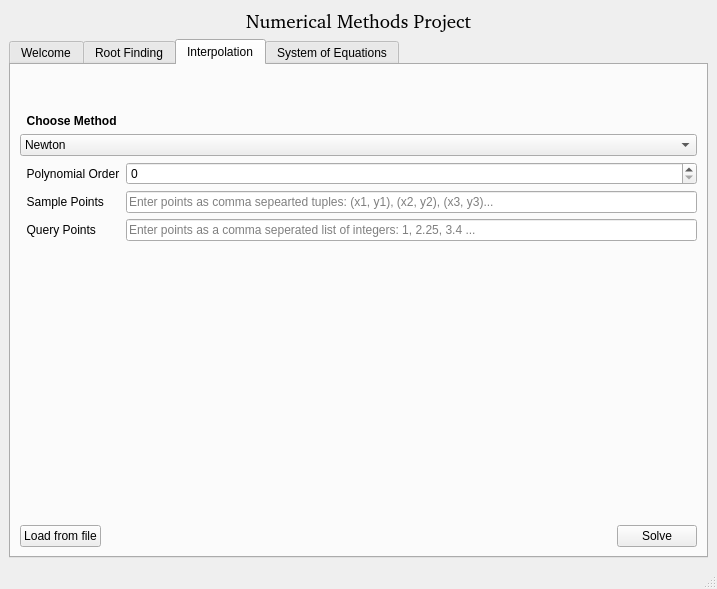
<?xml version="1.0" encoding="UTF-8"?>
<ui version="4.0">
 <class>MainWindow</class>
 <widget class="QMainWindow" name="MainWindow">
  <property name="geometry">
   <rect>
    <x>0</x>
    <y>0</y>
    <width>717</width>
    <height>589</height>
   </rect>
  </property>
  <property name="windowTitle">
   <string>MainWindow</string>
  </property>
  <widget class="QWidget" name="centralwidget">
   <layout class="QVBoxLayout" name="verticalLayout_10">
    <item>
     <widget class="QLabel" name="label_26">
      <property name="font">
       <font>
        <family>Roboto [GOOG]</family>
        <pointsize>14</pointsize>
        <weight>50</weight>
        <bold>false</bold>
       </font>
      </property>
      <property name="text">
       <string>Numerical Methods Project</string>
      </property>
      <property name="alignment">
       <set>Qt::AlignCenter</set>
      </property>
     </widget>
    </item>
    <item>
     <widget class="QTabWidget" name="rootLoadBtn">
      <property name="sizePolicy">
       <sizepolicy hsizetype="Expanding" vsizetype="Expanding">
        <horstretch>0</horstretch>
        <verstretch>0</verstretch>
       </sizepolicy>
      </property>
      <property name="toolTip">
       <string>&lt;html&gt;&lt;head/&gt;&lt;body&gt;&lt;p&gt;Solves a system of equations using Gauss Jordan method.&lt;/p&gt;&lt;/body&gt;&lt;/html&gt;</string>
      </property>
      <property name="whatsThis">
       <string>&lt;html&gt;&lt;head/&gt;&lt;body&gt;&lt;p&gt;Solves a system of equations using Gauss Jordan method.&lt;/p&gt;&lt;/body&gt;&lt;/html&gt;</string>
      </property>
      <property name="currentIndex">
       <number>2</number>
      </property>
      <widget class="QWidget" name="tab_0">
       <property name="accessibleName">
        <string/>
       </property>
       <attribute name="title">
        <string>Welcome</string>
       </attribute>
       <layout class="QVBoxLayout" name="verticalLayout_16">
        <item>
         <spacer name="verticalSpacer_7">
          <property name="orientation">
           <enum>Qt::Vertical</enum>
          </property>
          <property name="sizeType">
           <enum>QSizePolicy::Minimum</enum>
          </property>
          <property name="sizeHint" stdset="0">
           <size>
            <width>20</width>
            <height>40</height>
           </size>
          </property>
         </spacer>
        </item>
        <item>
         <widget class="QTextBrowser" name="textBrowser">
          <property name="html">
           <string>&lt;!DOCTYPE HTML PUBLIC &quot;-//W3C//DTD HTML 4.0//EN&quot; &quot;http://www.w3.org/TR/REC-html40/strict.dtd&quot;&gt;
&lt;html&gt;&lt;head&gt;&lt;meta name=&quot;qrichtext&quot; content=&quot;1&quot; /&gt;&lt;style type=&quot;text/css&quot;&gt;
p, li { white-space: pre-wrap; }
&lt;/style&gt;&lt;/head&gt;&lt;body style=&quot; font-family:'Sans Serif'; font-size:9pt; font-weight:400; font-style:normal;&quot;&gt;
&lt;p align=&quot;center&quot; style=&quot; margin-top:0px; margin-bottom:0px; margin-left:0px; margin-right:0px; -qt-block-indent:0; text-indent:0px;&quot;&gt;much numbers&lt;/p&gt;
&lt;p align=&quot;center&quot; style=&quot; margin-top:0px; margin-bottom:0px; margin-left:0px; margin-right:0px; -qt-block-indent:0; text-indent:0px;&quot;&gt;very accuracy&lt;/p&gt;
&lt;p align=&quot;center&quot; style=&quot; margin-top:0px; margin-bottom:0px; margin-left:0px; margin-right:0px; -qt-block-indent:0; text-indent:0px;&quot;&gt;so error&lt;/p&gt;
&lt;p align=&quot;center&quot; style=&quot;-qt-paragraph-type:empty; margin-top:0px; margin-bottom:0px; margin-left:0px; margin-right:0px; -qt-block-indent:0; text-indent:0px;&quot;&gt;&lt;br /&gt;&lt;/p&gt;&lt;/body&gt;&lt;/html&gt;</string>
          </property>
         </widget>
        </item>
       </layout>
      </widget>
      <widget class="QWidget" name="tab_1">
       <attribute name="title">
        <string>Root Finding</string>
       </attribute>
       <layout class="QVBoxLayout" name="verticalLayout_14">
        <item>
         <spacer name="verticalSpacer_4">
          <property name="orientation">
           <enum>Qt::Vertical</enum>
          </property>
          <property name="sizeType">
           <enum>QSizePolicy::Minimum</enum>
          </property>
          <property name="sizeHint" stdset="0">
           <size>
            <width>20</width>
            <height>40</height>
           </size>
          </property>
         </spacer>
        </item>
        <item>
         <widget class="QLabel" name="label_8">
          <property name="sizePolicy">
           <sizepolicy hsizetype="Preferred" vsizetype="Fixed">
            <horstretch>0</horstretch>
            <verstretch>0</verstretch>
           </sizepolicy>
          </property>
          <property name="font">
           <font>
            <weight>75</weight>
            <bold>true</bold>
           </font>
          </property>
          <property name="text">
           <string>  Choose Method</string>
          </property>
         </widget>
        </item>
        <item>
         <widget class="QComboBox" name="rootComboBox">
          <property name="currentText">
           <string>General Algorithm</string>
          </property>
          <item>
           <property name="text">
            <string>General Algorithm</string>
           </property>
          </item>
          <item>
           <property name="text">
            <string>Bisection</string>
           </property>
          </item>
          <item>
           <property name="text">
            <string>Regula Falsi</string>
           </property>
          </item>
          <item>
           <property name="text">
            <string>Fixed Point</string>
           </property>
          </item>
          <item>
           <property name="text">
            <string>Newton-Raphson</string>
           </property>
          </item>
          <item>
           <property name="text">
            <string>Secant</string>
           </property>
          </item>
          <item>
           <property name="text">
            <string>Birge Vieta</string>
           </property>
          </item>
         </widget>
        </item>
        <item>
         <layout class="QFormLayout" name="formLayout_4">
          <item row="0" column="0">
           <widget class="QLabel" name="label_19">
            <property name="text">
             <string>  f(x)</string>
            </property>
           </widget>
          </item>
          <item row="0" column="1">
           <widget class="QLineEdit" name="rootFx"/>
          </item>
          <item row="1" column="0">
           <widget class="QLabel" name="rootX0Label">
            <property name="text">
             <string>  X0</string>
            </property>
           </widget>
          </item>
          <item row="1" column="1">
           <widget class="QDoubleSpinBox" name="rootX0">
            <property name="decimals">
             <number>10</number>
            </property>
            <property name="minimum">
             <double>-999999999.999999046325684</double>
            </property>
            <property name="maximum">
             <double>999999999.999999046325684</double>
            </property>
           </widget>
          </item>
          <item row="2" column="0">
           <widget class="QLabel" name="rootX1Label">
            <property name="text">
             <string>  X1</string>
            </property>
           </widget>
          </item>
          <item row="2" column="1">
           <widget class="QDoubleSpinBox" name="rootX1">
            <property name="decimals">
             <number>10</number>
            </property>
            <property name="minimum">
             <double>-999999999.999999046325684</double>
            </property>
            <property name="maximum">
             <double>999999999.999999046325684</double>
            </property>
            <property name="value">
             <double>1.000000000000000</double>
            </property>
           </widget>
          </item>
         </layout>
        </item>
        <item>
         <widget class="Line" name="line">
          <property name="orientation">
           <enum>Qt::Horizontal</enum>
          </property>
         </widget>
        </item>
        <item>
         <widget class="QLabel" name="label_27">
          <property name="sizePolicy">
           <sizepolicy hsizetype="Preferred" vsizetype="Fixed">
            <horstretch>0</horstretch>
            <verstretch>0</verstretch>
           </sizepolicy>
          </property>
          <property name="font">
           <font>
            <weight>75</weight>
            <bold>true</bold>
           </font>
          </property>
          <property name="text">
           <string>  Conditions</string>
          </property>
         </widget>
        </item>
        <item>
         <layout class="QFormLayout" name="formLayout_8">
          <item row="0" column="0">
           <widget class="QLabel" name="label_28">
            <property name="text">
             <string>  Max Iterations</string>
            </property>
           </widget>
          </item>
          <item row="1" column="0">
           <widget class="QLabel" name="label_29">
            <property name="text">
             <string>  Percision</string>
            </property>
           </widget>
          </item>
          <item row="1" column="1">
           <widget class="QDoubleSpinBox" name="rootPercision">
            <property name="decimals">
             <number>10</number>
            </property>
            <property name="minimum">
             <double>-999999999.999999046325684</double>
            </property>
            <property name="maximum">
             <double>999999999.999999046325684</double>
            </property>
            <property name="value">
             <double>0.000100000000000</double>
            </property>
           </widget>
          </item>
          <item row="0" column="1">
           <widget class="QSpinBox" name="rootMaxIterations">
            <property name="minimum">
             <number>1</number>
            </property>
            <property name="maximum">
             <number>1000</number>
            </property>
            <property name="value">
             <number>50</number>
            </property>
           </widget>
          </item>
         </layout>
        </item>
        <item>
         <spacer name="verticalSpacer_2">
          <property name="orientation">
           <enum>Qt::Vertical</enum>
          </property>
          <property name="sizeHint" stdset="0">
           <size>
            <width>20</width>
            <height>40</height>
           </size>
          </property>
         </spacer>
        </item>
        <item>
         <layout class="QHBoxLayout" name="horizontalLayout_12">
          <item>
           <widget class="QPushButton" name="rootLoadBtn_2">
            <property name="text">
             <string>Load from file</string>
            </property>
           </widget>
          </item>
          <item>
           <spacer name="horizontalSpacer">
            <property name="orientation">
             <enum>Qt::Horizontal</enum>
            </property>
            <property name="sizeHint" stdset="0">
             <size>
              <width>40</width>
              <height>20</height>
             </size>
            </property>
           </spacer>
          </item>
          <item>
           <widget class="QPushButton" name="rootSolveBtn">
            <property name="text">
             <string>Solve</string>
            </property>
           </widget>
          </item>
         </layout>
        </item>
       </layout>
      </widget>
      <widget class="QWidget" name="tab_2">
       <attribute name="title">
        <string>Interpolation</string>
       </attribute>
       <layout class="QVBoxLayout" name="verticalLayout_15">
        <item>
         <spacer name="verticalSpacer_5">
          <property name="orientation">
           <enum>Qt::Vertical</enum>
          </property>
          <property name="sizeType">
           <enum>QSizePolicy::Minimum</enum>
          </property>
          <property name="sizeHint" stdset="0">
           <size>
            <width>20</width>
            <height>40</height>
           </size>
          </property>
         </spacer>
        </item>
        <item>
         <widget class="QLabel" name="label_25">
          <property name="font">
           <font>
            <weight>75</weight>
            <bold>true</bold>
           </font>
          </property>
          <property name="text">
           <string>  Choose Method</string>
          </property>
         </widget>
        </item>
        <item>
         <widget class="QComboBox" name="interpolationComboBox">
          <property name="currentText">
           <string>Newton</string>
          </property>
          <item>
           <property name="text">
            <string>Newton</string>
           </property>
          </item>
          <item>
           <property name="text">
            <string>Lagrange</string>
           </property>
          </item>
         </widget>
        </item>
        <item>
         <layout class="QFormLayout" name="formLayout_5">
          <item row="0" column="0">
           <widget class="QLabel" name="label_22">
            <property name="text">
             <string>  Polynomial Order</string>
            </property>
           </widget>
          </item>
          <item row="1" column="0">
           <widget class="QLabel" name="label_23">
            <property name="text">
             <string>  Sample Points</string>
            </property>
           </widget>
          </item>
          <item row="1" column="1">
           <widget class="QLineEdit" name="interpolationSampleLineEdit">
            <property name="placeholderText">
             <string>Enter points as comma sepearted tuples: (x1, y1), (x2, y2), (x3, y3)...</string>
            </property>
           </widget>
          </item>
          <item row="2" column="0">
           <widget class="QLabel" name="label_24">
            <property name="text">
             <string>  Query Points</string>
            </property>
           </widget>
          </item>
          <item row="2" column="1">
           <widget class="QLineEdit" name="interpolationQueryLineEdit">
            <property name="placeholderText">
             <string>Enter points as a comma seperated list of integers: 1, 2.25, 3.4 ...</string>
            </property>
           </widget>
          </item>
          <item row="0" column="1">
           <widget class="QSpinBox" name="interpolationOrderLineEdit"/>
          </item>
         </layout>
        </item>
        <item>
         <spacer name="verticalSpacer">
          <property name="orientation">
           <enum>Qt::Vertical</enum>
          </property>
          <property name="sizeHint" stdset="0">
           <size>
            <width>20</width>
            <height>40</height>
           </size>
          </property>
         </spacer>
        </item>
        <item>
         <layout class="QHBoxLayout" name="horizontalLayout_13">
          <item>
           <widget class="QPushButton" name="interpolationLoadBtn">
            <property name="text">
             <string>Load from file</string>
            </property>
           </widget>
          </item>
          <item>
           <spacer name="horizontalSpacer_2">
            <property name="orientation">
             <enum>Qt::Horizontal</enum>
            </property>
            <property name="sizeHint" stdset="0">
             <size>
              <width>40</width>
              <height>20</height>
             </size>
            </property>
           </spacer>
          </item>
          <item>
           <widget class="QPushButton" name="interpolationSolveBtn">
            <property name="text">
             <string>Solve</string>
            </property>
           </widget>
          </item>
         </layout>
        </item>
       </layout>
      </widget>
      <widget class="QWidget" name="tab_3">
       <attribute name="title">
        <string>System of Equations</string>
       </attribute>
       <layout class="QVBoxLayout" name="verticalLayout_17">
        <item>
         <spacer name="verticalSpacer_6">
          <property name="orientation">
           <enum>Qt::Vertical</enum>
          </property>
          <property name="sizeType">
           <enum>QSizePolicy::Minimum</enum>
          </property>
          <property name="sizeHint" stdset="0">
           <size>
            <width>20</width>
            <height>40</height>
           </size>
          </property>
         </spacer>
        </item>
        <item>
         <layout class="QHBoxLayout" name="horizontalLayout_15">
          <item>
           <widget class="QLabel" name="sysEqnsLabel">
            <property name="font">
             <font>
              <weight>75</weight>
              <bold>true</bold>
             </font>
            </property>
            <property name="text">
             <string>  Equations</string>
            </property>
           </widget>
          </item>
          <item>
           <spacer name="horizontalSpacer_4">
            <property name="orientation">
             <enum>Qt::Horizontal</enum>
            </property>
            <property name="sizeHint" stdset="0">
             <size>
              <width>40</width>
              <height>20</height>
             </size>
            </property>
           </spacer>
          </item>
          <item>
           <widget class="QPushButton" name="sysAddBtn">
            <property name="toolTip">
             <string>&lt;html&gt;&lt;head/&gt;&lt;body&gt;&lt;p&gt;Add new equation to the system&lt;/p&gt;&lt;/body&gt;&lt;/html&gt;</string>
            </property>
            <property name="text">
             <string>Add</string>
            </property>
           </widget>
          </item>
          <item>
           <widget class="QPushButton" name="sysRemoveBtn">
            <property name="toolTip">
             <string>&lt;html&gt;&lt;head/&gt;&lt;body&gt;&lt;p&gt;Remove last equation from the system&lt;/p&gt;&lt;/body&gt;&lt;/html&gt;</string>
            </property>
            <property name="text">
             <string>Remove</string>
            </property>
           </widget>
          </item>
         </layout>
        </item>
        <item>
         <layout class="QFormLayout" name="sysEqnsForm">
          <item row="0" column="0">
           <widget class="QLabel" name="sysEqn1Label">
            <property name="text">
             <string>  Equation 1</string>
            </property>
           </widget>
          </item>
          <item row="0" column="1">
           <widget class="QLineEdit" name="sysEqn1LineEdit">
            <property name="placeholderText">
             <string>Example: 2a + 5b - 3c = 5</string>
            </property>
           </widget>
          </item>
          <item row="1" column="0">
           <widget class="QLabel" name="sysEqn2Label">
            <property name="text">
             <string>  Equation 2</string>
            </property>
           </widget>
          </item>
          <item row="1" column="1">
           <widget class="QLineEdit" name="sysEqn2LineEdit">
            <property name="placeholderText">
             <string>Example: 2a + 5b - 3c = 5</string>
            </property>
           </widget>
          </item>
         </layout>
        </item>
        <item>
         <spacer name="verticalSpacer_3">
          <property name="orientation">
           <enum>Qt::Vertical</enum>
          </property>
          <property name="sizeHint" stdset="0">
           <size>
            <width>20</width>
            <height>40</height>
           </size>
          </property>
         </spacer>
        </item>
        <item>
         <layout class="QHBoxLayout" name="horizontalLayout_14">
          <item>
           <widget class="QPushButton" name="sysLoadBtn">
            <property name="text">
             <string>Load from file</string>
            </property>
           </widget>
          </item>
          <item>
           <spacer name="horizontalSpacer_3">
            <property name="orientation">
             <enum>Qt::Horizontal</enum>
            </property>
            <property name="sizeHint" stdset="0">
             <size>
              <width>40</width>
              <height>20</height>
             </size>
            </property>
           </spacer>
          </item>
          <item>
           <widget class="QPushButton" name="sysSolveBtn">
            <property name="text">
             <string>Solve</string>
            </property>
           </widget>
          </item>
         </layout>
        </item>
       </layout>
      </widget>
     </widget>
    </item>
   </layout>
   <zorder>label</zorder>
   <zorder>rootLoadBtn</zorder>
   <zorder>label_26</zorder>
  </widget>
  <widget class="QMenuBar" name="menubar">
   <property name="geometry">
    <rect>
     <x>0</x>
     <y>0</y>
     <width>717</width>
     <height>20</height>
    </rect>
   </property>
  </widget>
  <widget class="QStatusBar" name="statusbar"/>
 </widget>
 <resources/>
 <connections/>
</ui>
